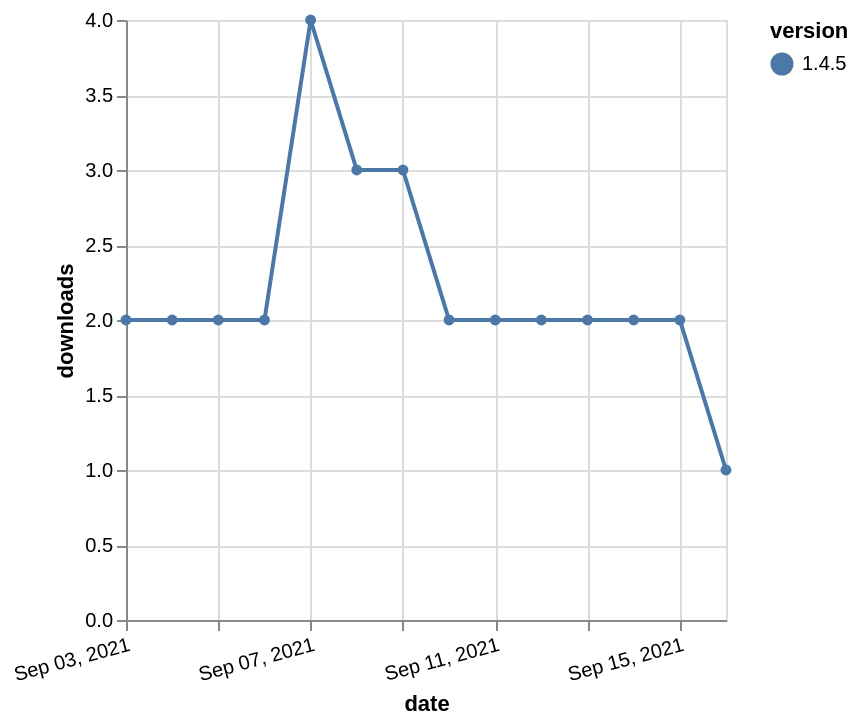

The Vega-Lite source for this figure:
### Vega-Lite specification from a JSON file in a GitHub repository (floating-point values rounded to 4 significant figures)
{"$schema": "https://vega.github.io/schema/vega-lite/v5.json", "description": "A simple bar chart with embedded data.", "data": {"values": [{"date": "2021-09-03", "total": 2505, "delta": 2, "version": "1.4.5"}, {"date": "2021-09-04", "total": 2507, "delta": 2, "version": "1.4.5"}, {"date": "2021-09-05", "total": 2509, "delta": 2, "version": "1.4.5"}, {"date": "2021-09-06", "total": 2511, "delta": 2, "version": "1.4.5"}, {"date": "2021-09-07", "total": 2515, "delta": 4, "version": "1.4.5"}, {"date": "2021-09-08", "total": 2518, "delta": 3, "version": "1.4.5"}, {"date": "2021-09-09", "total": 2521, "delta": 3, "version": "1.4.5"}, {"date": "2021-09-10", "total": 2523, "delta": 2, "version": "1.4.5"}, {"date": "2021-09-11", "total": 2525, "delta": 2, "version": "1.4.5"}, {"date": "2021-09-12", "total": 2527, "delta": 2, "version": "1.4.5"}, {"date": "2021-09-13", "total": 2529, "delta": 2, "version": "1.4.5"}, {"date": "2021-09-14", "total": 2531, "delta": 2, "version": "1.4.5"}, {"date": "2021-09-15", "total": 2533, "delta": 2, "version": "1.4.5"}, {"date": "2021-09-16", "total": 2534, "delta": 1, "version": "1.4.5"}]}, "width": "container", "mark": {"type": "line", "point": {"filled": true}}, "encoding": {"x": {"field": "date", "type": "temporal", "timeUnit": "yearmonthdate", "title": "date", "axis": {"labelAngle": -15}}, "y": {"field": "delta", "type": "quantitative", "title": "downloads"}, "color": {"field": "version", "type": "nominal"}, "tooltip": {"field": "delta"}}}
